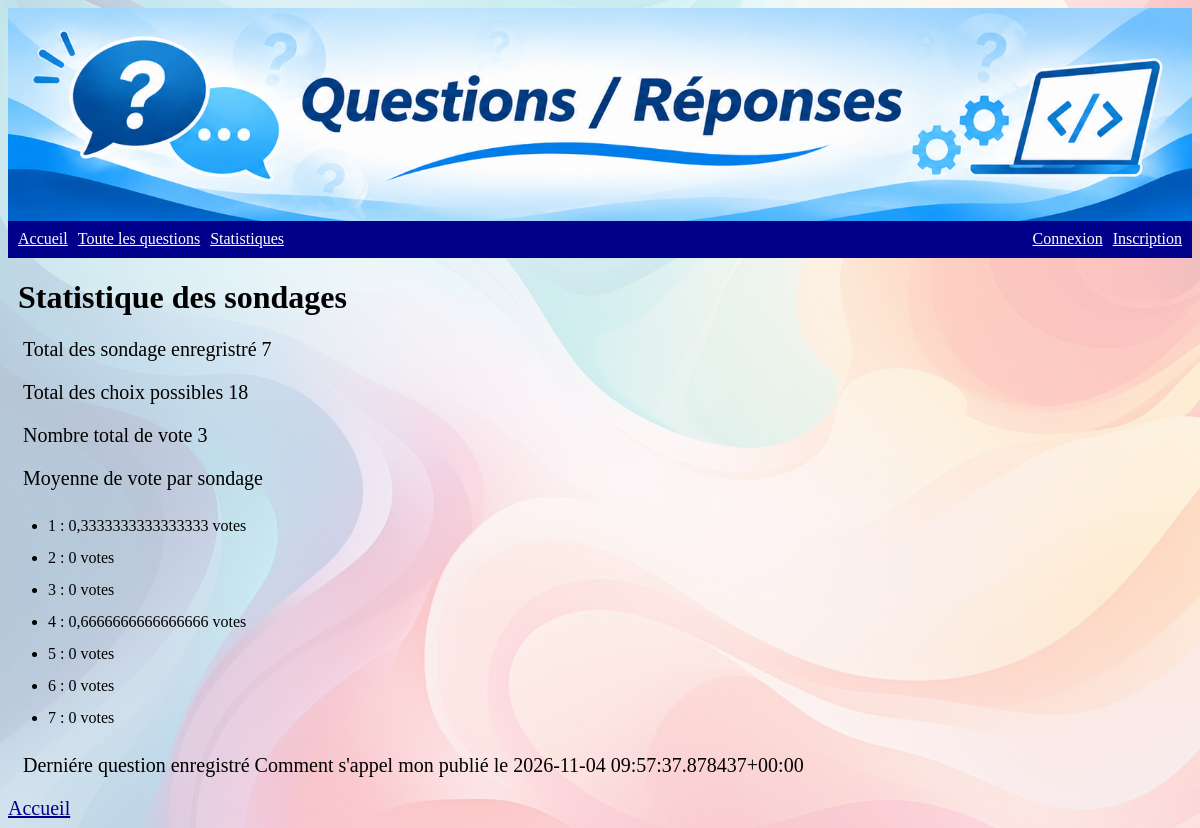
/polls/statistics/, run on an earlier commit of the app's database.
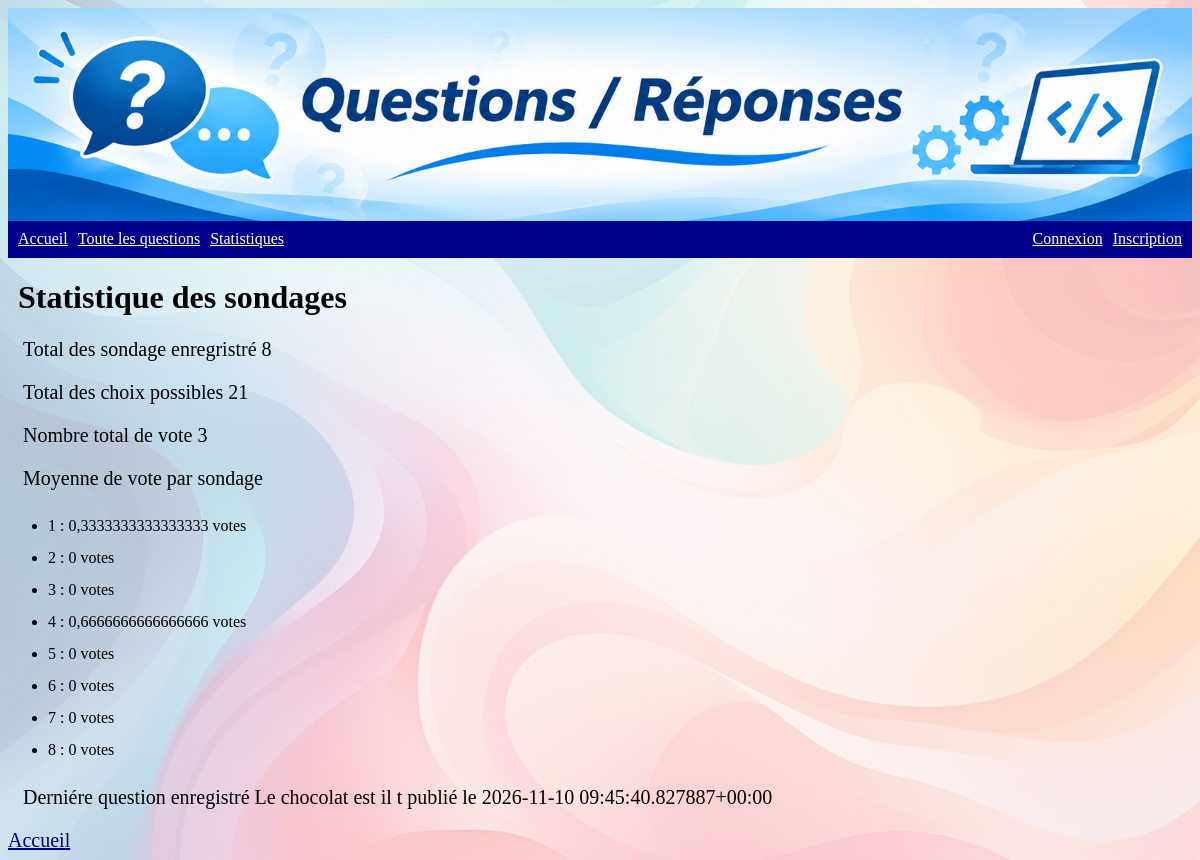
And on a later commit of the database.
### polls/models.py (models this page shows, shortened)
class Question(models.Model):
    question_text = models.CharField(max_length=200)
    pub_date = models.DateTimeField("date published")
    def __str__(self):
        return (f"{self.question_text[:20]} publié le {self.pub_date}")

### polls/views.py (the view)
# urls.py: path("statistics/", views.StatisticsView.as_view(), name="statistics"),
class StatisticsView(generic.TemplateView):
    model = Question
    template_name = "polls/statistics.html"
    def get_context_data(self, **kwargs):
        context = super().get_context_data(**kwargs)
        context["total_questions"] = Question.objects.all().count()
        context["total_choices"] = Choice.objects.all().count()
        context["total_votes"] = Choice.objects.aggregate(total=Sum("votes"))["total"] or 0
        context["moyennes"] = [{"id" : q.id,
                               "moyenne" :  q.choice_set.aggregate(moyenne=Avg("votes"))["moyenne"] or 0}
                              for q in Question.objects.all()]
        context["last"] = Question.objects.order_by("-id").first()
        return context

### polls/templates/polls/statistics.html (shortened to what this page needs)
{% extends "base.html" %}
{% block main %}
<h1>Statistique des sondages</h1>
<p>Total des sondage enregristré {{total_questions}}</p>
<p>Total des choix possibles {{total_choices}}</p>
<p>Nombre total de vote {{total_votes}}</p>
<p>Moyenne de vote par sondage</p>
<ul>
    {% for q in moyennes %}
        <li>{{q.id}} : {{q.moyenne}} votes</li>
    {% empty %}
        <li>Aucun sondage enregistré.</li>
    {% endfor %}
</ul>
<p>Derniére question enregistré {{last}}</p>
<a href="{% url 'polls:index' %}">Accueil</a>
{% endblock %}

What changed in the data, as far as the page shows it:
no longer on this page (row unchanged): Question: question_text+pub_date "Comment s'appel mon publié le 2026-11-04 09:57:37.878437+00:00"
added Question: question_text+pub_date "Le chocolat est il t publié le 2026-11-10 09:45:40.827887+00:00"
Also different on the page:
{{ total_questions }}: "7" → "8"
{{ total_choices }}: "18" → "21"
new list line: "8 : 0 votes"
